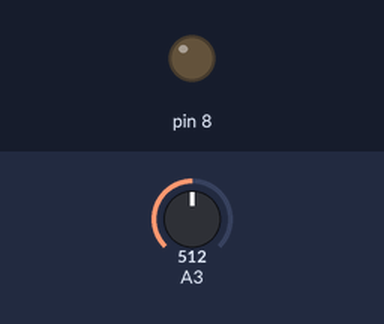
Recording of a sketch running on a simulated Arduino Uno, built with avr-gcc and run on an emulated ATmega328P. Parts: output pins drawn as LEDs (lit = HIGH). The test bench sets the inputs (shaded band); at power-on: A3 = 512.

Above: at 1.8 s.
1.9 s: A3 set to 498
At 2.6 s:
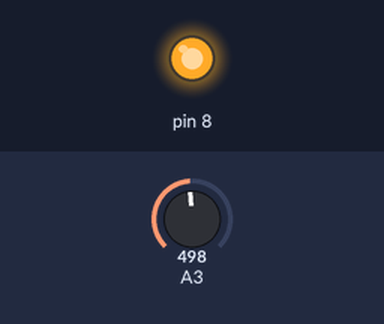
3.5 s: A3 set to 716
At 5.2 s:
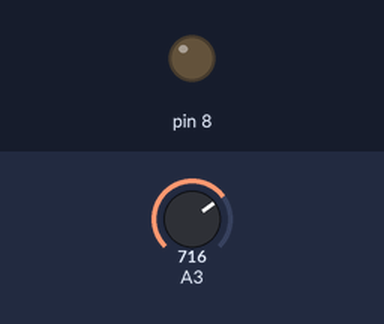
5.5 s: A3 set to 511
At 6.9 s:
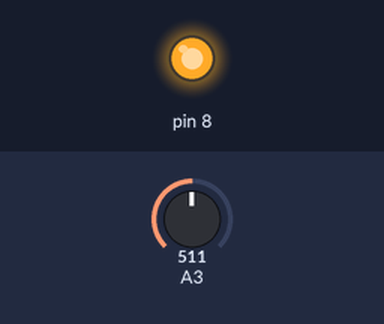
Timing chart, 0 to 8.5 s (numbered marks = the images above; inputs shaded):
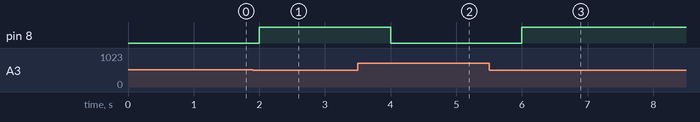

Measured:
- the behaviour switches between 512 and 511 on A3 (found by bisection; images 0 and 1)
- after the input at 1.9 s, pin 8: LOW → HIGH after 0.10 s
- after the input at 3.5 s, pin 8: HIGH → LOW after 0.50 s
- after the input at 5.5 s, pin 8: LOW → HIGH after 0.50 s

The sketch:

P3_Helligkeit.ino
```cpp
#include <Display.h>
#include <HelligkeitsSensor.h>
#include <LED.h>

LED lampe(8);
//Display anzeige;
HelligkeitsSensor sensor( A3 );
void setup() {
  // put your setup code here, to run once:
  //anzeige.initialisiere();
}

void loop() {
  int helligkeit = sensor.missHelligkeit();
  //anzeige.schreibeText( helligkeit );
  if( helligkeit < 50 ){
    lampe.einschalten();
  }
  else{
    lampe.ausschalten();
  }
  delay(1000);
  //anzeige.loescheText();
  // put your main code here, to run repeatedly:

}
```
